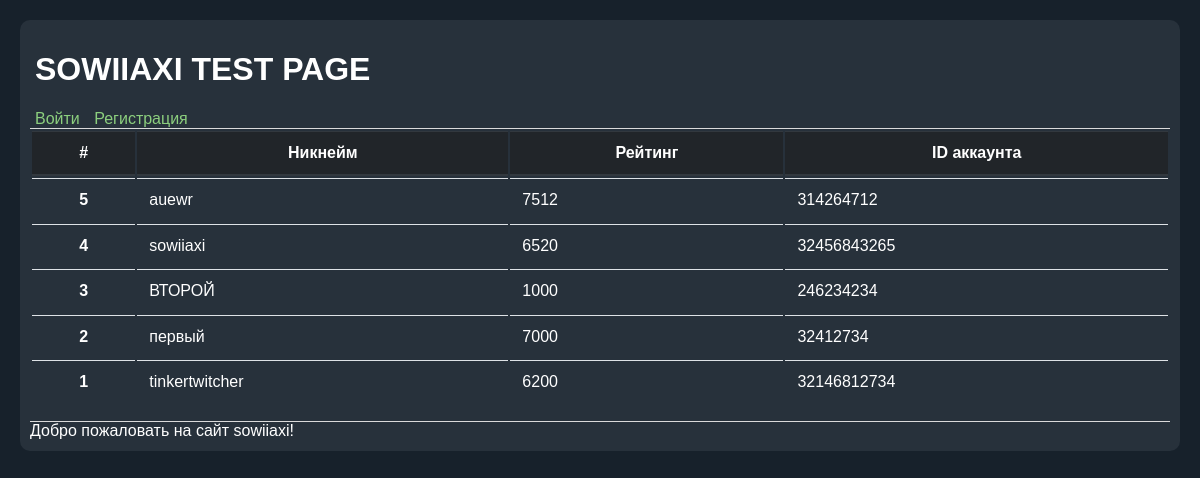
The page /cup on the database as committed earlier.
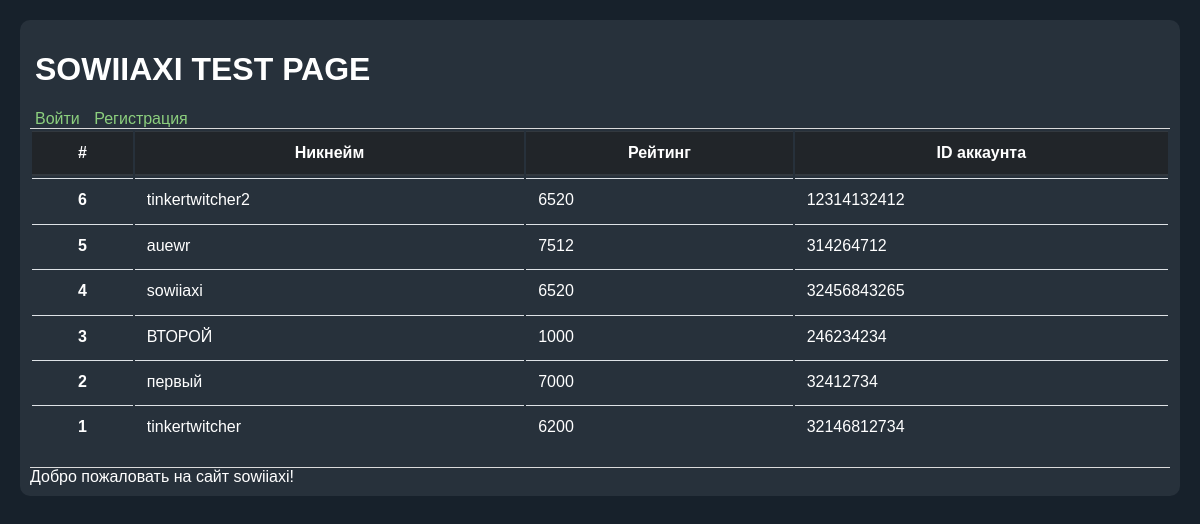
The same page on the database as committed later.
### app.py (models this page shows, shortened)
class Player(db.Model):
	__tablename__ = 'players'
	id = db.Column(db.Integer(), primary_key=True)
	nickname = db.Column(db.String(30), nullable=True)
	mmr = db.Column(db.String(20), nullable=True)
	dotaid = db.Column(db.String(20), nullable=True)
	created_on = db.Column(db.DateTime(), default=datetime.utcnow)

### app.py (the view)
@app.route('/cup')
def cup():
	players = Player.query.order_by(desc(Player.created_on)).all()
	return render_template('cup.html', players=players)

### templates/cup.html
{% extends 'base.html' %}
{% block content %}
		<table class="table">
	  <thead class="thead-dark">
	    <tr>
	      <th scope="col">#</th>
	      <th scope="col">Никнейм</th>
	      <th scope="col">Рейтинг</th>
	      <th scope="col">ID аккаунта</th>
	    </tr>
	  </thead>
	  <tbody>
	  	{% for player in players %}
		    <tr>
		      <th scope="row">{{ player.id }}</th>
		      <td>{{ player.nickname }}</td>
		      <td>{{ player.mmr }}</td>
		      <td>{{ player.dotaid }}</td>
		    </tr>
	    {% endfor %}
	  </tbody>
	</table>
{% endblock %}

### templates/base.html (shortened to what this page needs)
<!DOCTYPE html>
<html lang="en">
<head>
	<link rel="stylesheet" href="{{ url_for('static', filename='css/style.css') }}">
</head>
<body>
	<div class="wrapper">
		<div class="header">
			<h1><a href="/" style='color: white; text-decoration: none;'>SOWIIAXI TEST PAGE</a></h1>
			{% if not current_user.is_authenticated %}
				<a href="/login">Войти</a>
				<a href="/reg">Регистрация</a>
			{% else %}
				<a href="/new">Запись на турнир</a>
			{% endif %}
		</div>
		<div class="content">
			{% block content %}
			{% endblock %}
		</div>
		<div class="footer">
			Добро пожаловать на сайт sowiiaxi!
		</div>
	</div>
</body>
</html>

### static/css/style.css (style rules this page uses)
html { line-height: 1.15; -webkit-text-size-adjust: 100%; }
body { margin: 0; }
h1 { font-size: 2em; margin: 0.67em 0; }
a { background-color: transparent; }
html { font-family: sans-serif; font-size: 12pt; background: #17212b; color: white; padding: 5px; margin: 5px; }
a { color: #8ccf7e; margin: 5px; text-decoration: none; }
.table { width: 100%; max-width: 100%; margin-bottom: 1rem; background-color: transparent }
.table td,.table th { padding: .75rem; vertical-align: top; border-top: 1px solid #dee2e6 }
.table thead th { vertical-align: bottom; border-bottom: 2px solid #dee2e6 }
.table .thead-dark th { color: #fff; background-color: #212529; border-color: #32383e }
.wrapper { background: #27313b; border-radius: 10px; padding: 10px; margin: 10px; }
.content { border-top: 1px solid #dadada; border-bottom: 1px solid #dadada; }

Rows that differ between the two databases and show on the page:
added Player: id "6", nickname "tinkertwitcher2", mmr "6520", dotaid "12314132412"
